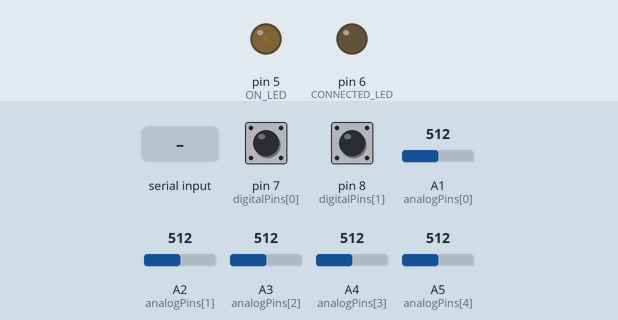
Bench run of a sketch on a simulated Arduino Uno, built with avr-gcc and run on an emulated ATmega328P. Shown: output pins drawn as LEDs (lit = HIGH). The inputs (shaded band) are chosen by the test bench; at power-on: pin 7 (digitalPins[0]) HIGH, pin 8 (digitalPins[1]) HIGH, A1 (analogPins[0]) = 512, A2 (analogPins[1]) = 512, A3 (analogPins[2]) = 512, A4 (analogPins[3]) = 512, A5 (analogPins[4]) = 512. What the sketch prints to the serial monitor is not drawn.

Above: at 3.2 s.
3.3 s: "c" received over the second serial link
At 3.66 s:
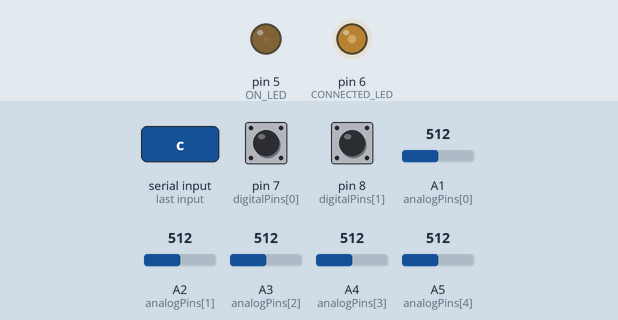
Timing chart, 0 to 6.3 s (numbered marks = the images above; inputs shaded):
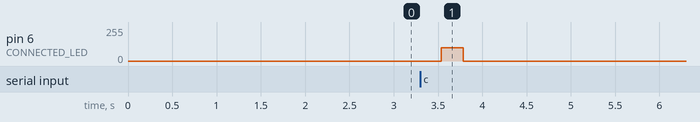

Measured:
- after the input at 3.3 s, pin 6 (CONNECTED_LED): 0/255 → 100/255 after 0.24 s, → 0/255 0.25 s later

The sketch:

Arduino_Remote_Transmitter.ino
```cpp
#include "SoftwareSerial.h" //Softwareserial for wireless module
#include "aRead.h"


SoftwareSerial tx(2,3);

int analogPins[] = {A1, A2, A3, A4, A5};
int digitalPins[] = {7, 8};
String data = "";
long lastTime;
long msgNum = 0;
int ON_LED = 5;
int CONNECTED_LED = 6;

void setup() {
  tx.begin(9600);
  Serial.begin(9600);
  Serial.println("Transmitter booting up...");
  delay(2000);

  for(int i = 0; i < sizeof(analogPins)/sizeof(analogPins[0]); i++)
  {
    pinMode(analogPins[i], INPUT);
  }
  for(int i = 0; i < sizeof(digitalPins)/sizeof(digitalPins[0]); i++)
  {
    pinMode(digitalPins[i], INPUT_PULLUP);
  }

  analogWrite(ON_LED, 2);
}

void loop() {

  //Get currernt time:
  long now = millis();
  if(now > lastTime + 250) //send messages every 50ms, that is, 20 times a second
  {
    msgNum++;
    lastTime = now;
    data += "#"; //Start of message
    int numOfAReadings = sizeof(analogPins)/sizeof(analogPins[0]);
    int numOfDReadings =  sizeof(digitalPins)/sizeof(digitalPins[0]);
    data += numOfAReadings + numOfDReadings;
    data += ":";
    for(int i = 0; i < numOfAReadings; i++)
    {
      data += String(analogRead(analogPins[i]));
      data += ",";
    }
    for(int i = 0; i < numOfDReadings; i++)
    {
      data += digitalRead(digitalPins[i]);
      data += ",";
    }
    data += msgNum;
    data += "!"; //End of message indicator

    //Send data to serial for debugging, and transmit over tx:
    //Serial.println(data);
    tx.print(data);
    //Empty data string:
    data = "";

    //Finally check if connected to someone (expect a 'c' from reciever:
    char in = 'a';
    if(tx.available())
    {
      in = tx.read();
      //flush rx buffer, necessary if a 'c' is recieved more often than messages are sent
      while(tx.available())
      {
        in = tx.read();
      }
    }
    if(in == 'c')
      analogWrite(CONNECTED_LED, 100);
    else
      analogWrite(CONNECTED_LED, 0);
  } //end of now > lasttime + time_offset
} //End of loop
```

aRead.cpp
```cpp
#include "aRead.h"
#include "Arduino.h"

  void AnaRead::addReadPin(int pin)
  {
    pins[numOfPins] = pin;
    numOfPins++;
  }
  void AnaRead::readAll()
  {
    for(int i = 0; i < numOfPins; i++)
    {
      data[i] = analogRead(pins[i]);
    }
  }
  int AnaRead::getNumOfPins()
  {
    return numOfPins;
  }
  int* AnaRead::getDataPtr()
  {
    return data;
  }
  AnaRead::AnaRead(int _maxPins)
  {
    int pins[_maxPins];
    int data[_maxPins];
  }
```

aRead.h
```cpp
#ifndef AREAD_H
#define AREAD_H

class AnaRead{
public:
  void addReadPin(int pin);
  void readAll();
  int getNumOfPins();
  int* getDataPtr();
  AnaRead(int maxPins);
private:
  int numOfPins;
  int pins[];
  int data[];
};

#endif
```
